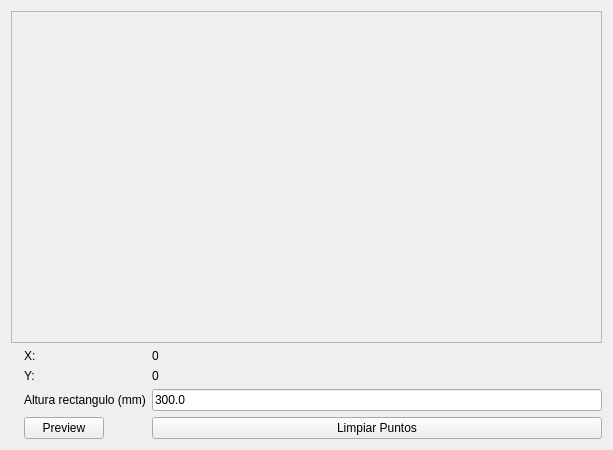
<?xml version="1.0" encoding="UTF-8"?>
<ui version="4.0">
 <class>GUIPerspectiveRectifierClass</class>
 <widget class="QWidget" name="GUIPerspectiveRectifierClass">
  <property name="geometry">
   <rect>
    <x>0</x>
    <y>0</y>
    <width>613</width>
    <height>450</height>
   </rect>
  </property>
  <property name="windowTitle">
   <string>GUIPerspectiveRectifier</string>
  </property>
  <layout class="QVBoxLayout" name="verticalLayout_2">
   <item>
    <layout class="QVBoxLayout" name="verticalLayout">
     <item>
      <widget class="QScrollArea" name="scrollArea">
       <property name="sizePolicy">
        <sizepolicy hsizetype="Expanding" vsizetype="Expanding">
         <horstretch>0</horstretch>
         <verstretch>0</verstretch>
        </sizepolicy>
       </property>
       <property name="widgetResizable">
        <bool>true</bool>
       </property>
       <widget class="QWidget" name="scrollAreaWidgetContents_2">
        <property name="geometry">
         <rect>
          <x>0</x>
          <y>0</y>
          <width>591</width>
          <height>323</height>
         </rect>
        </property>
        <property name="sizePolicy">
         <sizepolicy hsizetype="Expanding" vsizetype="Expanding">
          <horstretch>0</horstretch>
          <verstretch>0</verstretch>
         </sizepolicy>
        </property>
       </widget>
      </widget>
     </item>
     <item>
      <layout class="QHBoxLayout" name="horizontalLayout">
       <property name="sizeConstraint">
        <enum>QLayout::SetMinimumSize</enum>
       </property>
       <item>
        <widget class="QLabel" name="zoomLabel">
         <property name="sizePolicy">
          <sizepolicy hsizetype="Minimum" vsizetype="Minimum">
           <horstretch>0</horstretch>
           <verstretch>0</verstretch>
          </sizepolicy>
         </property>
         <property name="text">
          <string/>
         </property>
        </widget>
       </item>
       <item>
        <layout class="QFormLayout" name="formLayout">
         <property name="sizeConstraint">
          <enum>QLayout::SetMinimumSize</enum>
         </property>
         <item row="2" column="1">
          <widget class="QLineEdit" name="rectHeightLineEdit">
           <property name="sizePolicy">
            <sizepolicy hsizetype="Expanding" vsizetype="Minimum">
             <horstretch>0</horstretch>
             <verstretch>0</verstretch>
            </sizepolicy>
           </property>
           <property name="text">
            <string>300.0</string>
           </property>
          </widget>
         </item>
         <item row="2" column="0">
          <widget class="QLabel" name="label">
           <property name="sizePolicy">
            <sizepolicy hsizetype="Preferred" vsizetype="Minimum">
             <horstretch>0</horstretch>
             <verstretch>0</verstretch>
            </sizepolicy>
           </property>
           <property name="text">
            <string>Altura rectangulo (mm)</string>
           </property>
          </widget>
         </item>
         <item row="3" column="0">
          <widget class="QPushButton" name="previewButton">
           <property name="sizePolicy">
            <sizepolicy hsizetype="Minimum" vsizetype="Minimum">
             <horstretch>0</horstretch>
             <verstretch>0</verstretch>
            </sizepolicy>
           </property>
           <property name="text">
            <string>Preview</string>
           </property>
          </widget>
         </item>
         <item row="3" column="1">
          <widget class="QPushButton" name="clearPointsButton">
           <property name="sizePolicy">
            <sizepolicy hsizetype="Minimum" vsizetype="Minimum">
             <horstretch>0</horstretch>
             <verstretch>0</verstretch>
            </sizepolicy>
           </property>
           <property name="text">
            <string>Limpiar Puntos</string>
           </property>
          </widget>
         </item>
         <item row="0" column="0">
          <widget class="QLabel" name="label_2">
           <property name="sizePolicy">
            <sizepolicy hsizetype="Preferred" vsizetype="Minimum">
             <horstretch>0</horstretch>
             <verstretch>0</verstretch>
            </sizepolicy>
           </property>
           <property name="text">
            <string>X:</string>
           </property>
           <property name="alignment">
            <set>Qt::AlignLeading|Qt::AlignLeft|Qt::AlignVCenter</set>
           </property>
          </widget>
         </item>
         <item row="0" column="1">
          <widget class="QLabel" name="xPosLabel">
           <property name="sizePolicy">
            <sizepolicy hsizetype="Preferred" vsizetype="Minimum">
             <horstretch>0</horstretch>
             <verstretch>0</verstretch>
            </sizepolicy>
           </property>
           <property name="text">
            <string>0</string>
           </property>
          </widget>
         </item>
         <item row="1" column="0">
          <widget class="QLabel" name="label_3">
           <property name="sizePolicy">
            <sizepolicy hsizetype="Preferred" vsizetype="Minimum">
             <horstretch>0</horstretch>
             <verstretch>0</verstretch>
            </sizepolicy>
           </property>
           <property name="text">
            <string>Y:</string>
           </property>
          </widget>
         </item>
         <item row="1" column="1">
          <widget class="QLabel" name="yPosLabel">
           <property name="sizePolicy">
            <sizepolicy hsizetype="Preferred" vsizetype="Minimum">
             <horstretch>0</horstretch>
             <verstretch>0</verstretch>
            </sizepolicy>
           </property>
           <property name="text">
            <string>0</string>
           </property>
          </widget>
         </item>
        </layout>
       </item>
      </layout>
     </item>
    </layout>
   </item>
  </layout>
 </widget>
 <layoutdefault spacing="6" margin="11"/>
 <resources/>
 <connections/>
</ui>
